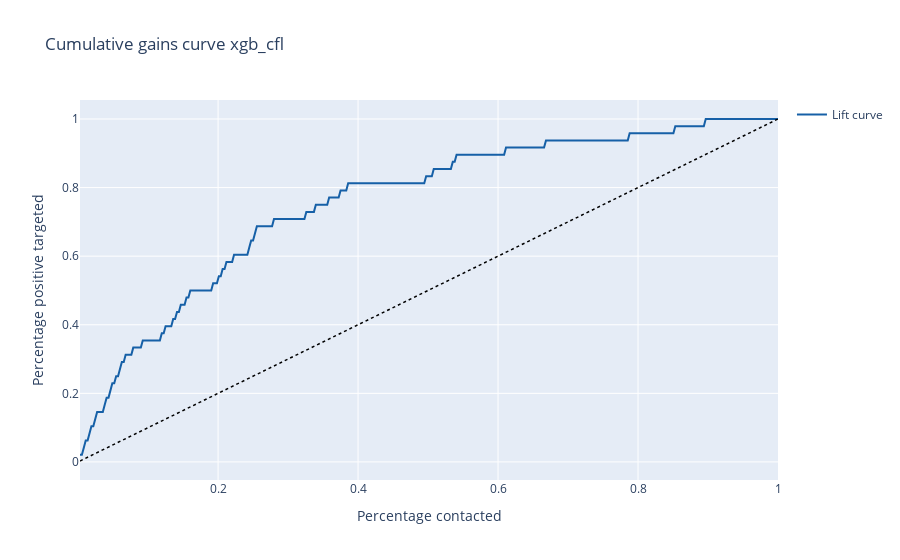

Notebook code for this chart:
### Code cell
cum_gains_curve(xgb_clf)

### Figure 1 — Plotly figure (JSON) as saved in the notebook; plotly's stock layout.template omitted (floating-point values rounded to 4 significant figures; data arrays with more than 128 entries replaced by an {"elided": "..."} marker saying what was removed)
{"data": [{"line": {"color": "rgb(22, 96, 167)", "width": 2}, "name": "Lift curve", "type": "scatter", "x": {"elided": "368 float values"}, "y": {"elided": "368 float values"}}, {"line": {"color": "black", "dash": "dot", "width": 1.5}, "name": "Baseline", "showlegend": false, "type": "scatter", "x": {"elided": "368 float values"}, "y": {"elided": "368 float values"}}], "layout": {"title": {"text": "Cumulative gains curve xgb_cfl"}, "xaxis": {"title": {"text": "Percentage contacted"}, "zeroline": false}, "yaxis": {"title": {"text": "Percentage positive targeted"}, "zeroline": false}}}
